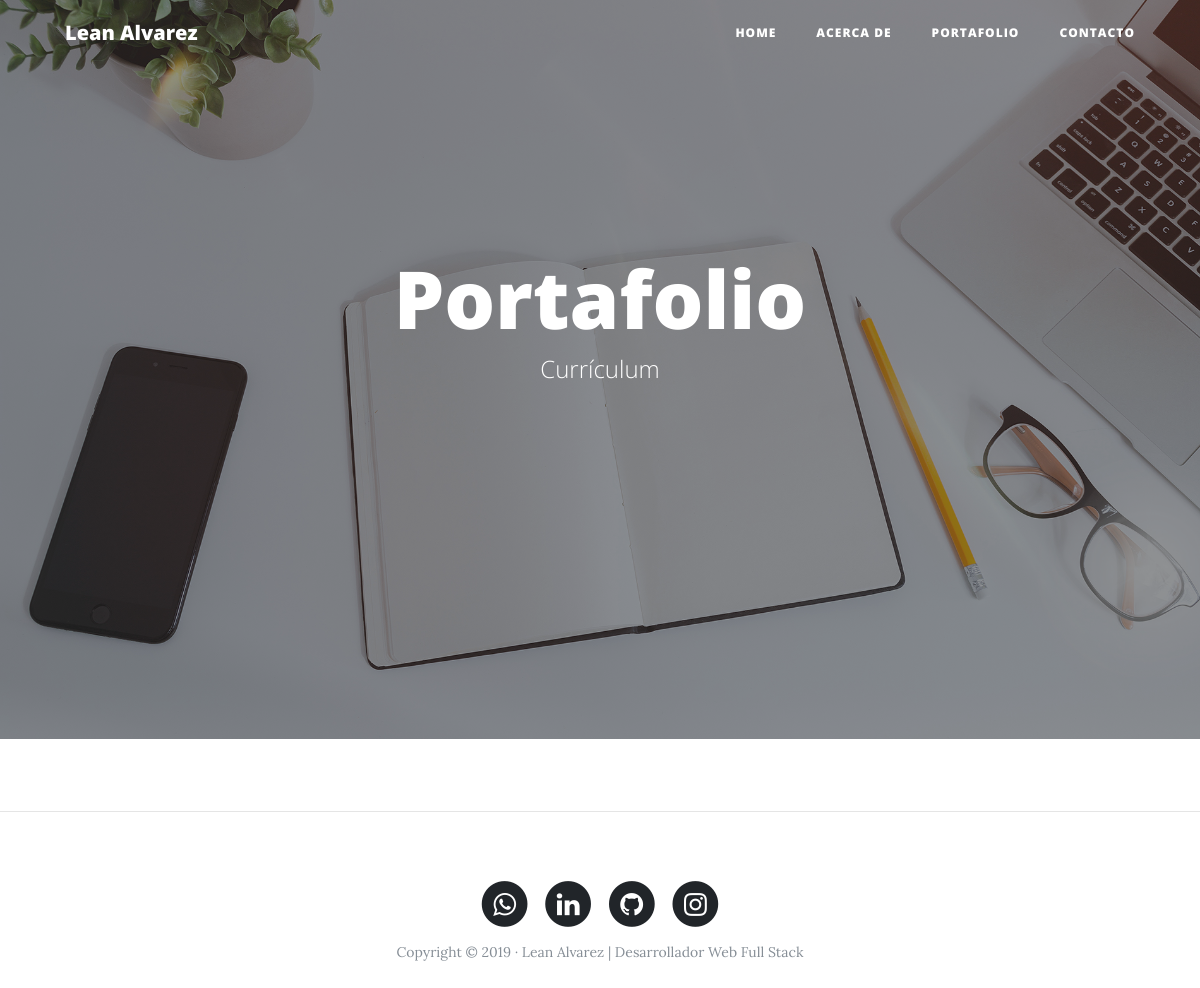
Page /portfolio/ on the earlier database version.
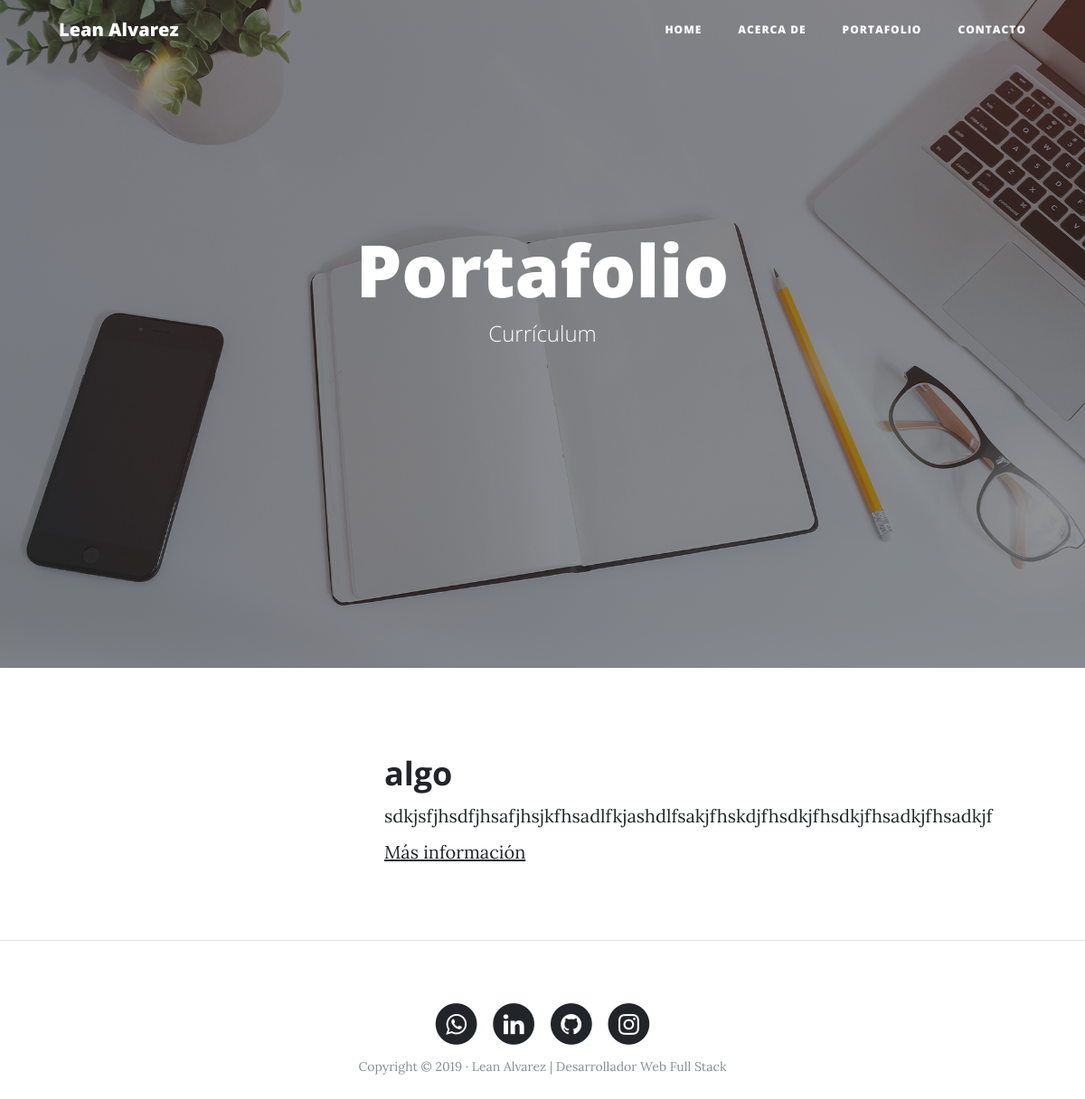
Same page on the later database version.
### portfolio/models.py (models this page shows, shortened)
class Project(models.Model):
    title = models.CharField(max_length=200, verbose_name="Titulo")
    description = models.TextField(verbose_name="Descripción")
    image = models.ImageField(verbose_name="Imagen", upload_to="projects")
    links = models.URLField(verbose_name="Dirección Web", null=True, blank=True)
    created = models.DateTimeField(auto_now_add=True, verbose_name="Fecha de creación")
    updated = models.DateTimeField(auto_now=True, verbose_name="Fecha de edición")
    class Meta:
        verbose_name = "proyecto"
        verbose_name_plural = "proyectos"
        ordering = ["-created"]

### portfolio/views.py (the view)
# urls.py: path('portfolio/', portfolio_views.portfolio, name="portfolio"),
def portfolio(request):
    projects = Project.objects.all()
    return render(request, "portfolio/portfolio.html", {'projects':projects})

### portfolio/templates/portfolio/portfolio.html (shortened to what this page needs)
{% extends 'core/base.html' %}
{% block background %}{% load static %}{% static 'core/img/portfolio-bg.jpg' %}{% endblock %}
{% block headers %}
<h1>Portafolio</h1>
<span class="subheading">Currículum</span>
{% endblock %}
{% block content %}
    {% for project in projects %}
        <div class="row project">
            <div class="col-lg-3 col-md-4 offset-lg-1">
            </div>
        <div class="col-lg-7 col-md-8">
                <h2 class="section-heading title">{{ project.title }}</h2>
            <p>{{ project.description }}</p>
            {% if project.links %}
                <p><a href="{{ project.links }}">Más información</a></p>
            {% endif %}
            </div>
        </div>
    {% endfor %}
{% endblock %}

Differences in the rows shown:
added Project: title "algo", description "sdkjsfjhsdfjhsafjhsjkfhsadlfkjashdlfsakjfhskdjfhsdkjfhsdkjfhsadkjfhsadkjf"
